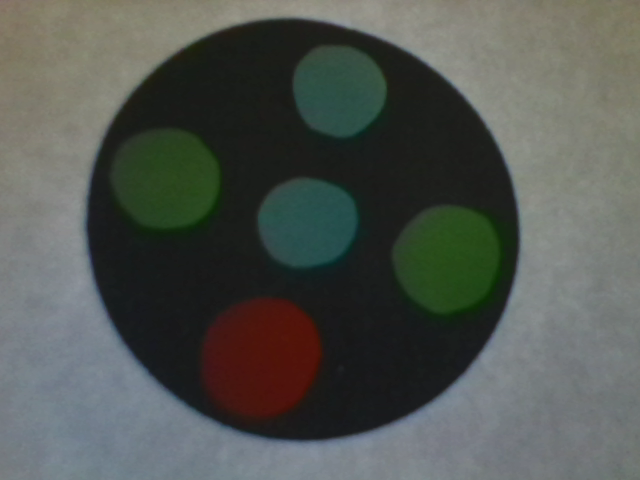
#> input picture images/robot.png, 640 x 480 px
$ python robot_id.py
#> lines starting #> are read from the running program, lines starting #| are printed output that depends on the picture; after the words box and inside, x2 and y2 are one past the last pixel; in counts of white or black regions, pixels touching at a corner belong together
"""
Сканирует маркеры и сопоставляет id, ориентацию роботов.
"""
import cv2 as cv
import numpy as np

class Robot:
    def __init__(self, num, orientation):
        self.id = num
        self.orientation = orientation

    def direction(func):
        # [10 lines left out: function decorator, not called in this run]
        return decorator

    # [6 lines left out: function check_orientation, not called in this run]

class Colour:
    def __init__(self, b, g, r, point):
        self.b, self.g, self.r = b, g, r
        self.point = point

    # [10 lines left out: function colour, not called in this run]

def nothing(x):
    pass

font = cv.FONT_HERSHEY_COMPLEX
robot = cv.imread('images/robot.png')
#> robot is the input picture: shape (480, 640, 3); mean B, G, R 81.5, 86.5, 82.2

cv.namedWindow('result')
cv.namedWindow('thresh')
cv.namedWindow('robot')

cv.createTrackbar('blocksize', 'robot', 27, 255, nothing)
cv.createTrackbar('const', 'robot', 1, 255, nothing)
cv.createTrackbar('blur', 'robot', 3, 255, nothing)
cv.createTrackbar('kernel', 'robot', 4, 255, nothing)

cv.createTrackbar('blocksize', 'thresh', 115, 255, nothing)
cv.createTrackbar('const', 'thresh', 13, 255, nothing)
cv.createTrackbar('blur', 'thresh', 0, 255, nothing)

database = {(2, 2, 1): Robot(4, 'brgg'), (1, 2, 2): Robot(7, 'gbrr')}

cam = cv.VideoCapture(0)
cam.set(cv.CAP_PROP_FRAME_WIDTH, 640)
cam.set(cv.CAP_PROP_FRAME_HEIGHT, 480)

def get_trackbar(window):
    blocksize = cv.getTrackbarPos('blocksize', window)
    if not blocksize % 2:
        blocksize += 1
    if blocksize <= 1:
        blocksize = 3
    const = cv.getTrackbarPos('const', window)
    blur = cv.getTrackbarPos('blur', window)
    if not blur % 2:
        blur += 1
    if blur <= 1:
        blur = 3
    return blocksize, const, blur

def get_threshold(image, blocksize, const, blur, invert=False, kernel=None):
    gray = cv.cvtColor(image, cv.COLOR_BGR2GRAY)
    adapt = cv.adaptiveThreshold(gray, 255, cv.ADAPTIVE_THRESH_MEAN_C, \
                                 cv.THRESH_BINARY, blocksize, const)
    if invert:
        adapt = cv.bitwise_not(adapt)
    if kernel is not None:
        adapt = cv.morphologyEx(adapt, cv.MORPH_OPEN, kernel)
    return cv.medianBlur(adapt, blur)

def is_circle(cont, min_area, ratio_prec, bounded=None):
    area = cv.contourArea(cont)
    _, _, width, height = cv.boundingRect(cont)
    hull = cv.convexHull(cont)
    hull_area = cv.contourArea(hull)
    if bounded is not None and area / cv.contourArea(bounded) > 0.1:
        return False
    return area > min_area and 1 - ratio_prec < width / height < 1 + ratio_prec and \
           0.9 < hull_area / area < 1.1

# [62 lines left out: functions is_inner, get_colour_bgr, show_colours_bgr, scan_code, not called in this run]

thresh = None
while True:
    _, frame = cam.read()
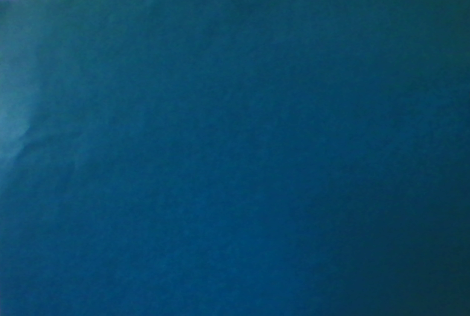
#> input picture images/blue.png, 470 x 316 px, given in place of the camera
#> frame is the input picture: shape (316, 470, 3); mean B, G, R 103.4, 71.8, 10.8
    blocksize1, const1, blur1 = get_trackbar('thresh')
    blurred = get_threshold(frame, blocksize1, const1, blur1, True)
#> in get_threshold, `gray = cv.cvtColor(image, cv.COLOR_BGR2GRAY)`:
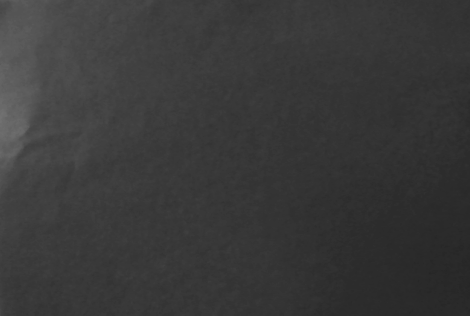
#> gray: shape (316, 470); min 37, max 113, mean 57.2
#> in get_threshold, `adapt = cv.adaptiveThreshold(gray, 255, cv.ADAPTIVE_THRESH_MEAN_C, \ c..`:
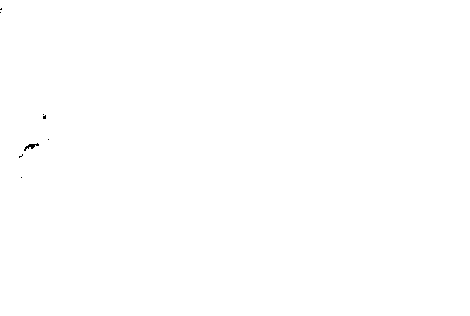
#> adapt: shape (316, 470); 100% white; black in thin lines or dots, all inside (x1, y1, x2, y2) = (0, 8, 49, 178)
#> in get_threshold, `return cv.medianBlur(adapt, blur)`: returned value: shape (316, 470); 0.03% white; 2 white regions (1 under 20 px)

    conts, _ = cv.findContours(blurred, cv.RETR_EXTERNAL, cv.CHAIN_APPROX_SIMPLE)
#> conts = 2 contours, 1 with area under 20; largest, box (x1, y1, x2, y2) and area: (24, 144, 39, 150) 28
    for c in conts:
        if is_circle(c, 500, 0.2):
#> in is_circle, `area = cv.contourArea(cont)`: area = 28.5
#> in is_circle, `_, _, width, height = cv.boundingRect(cont)`: width = 15; height = 6
#> in is_circle, `hull = cv.convexHull(cont)`: hull = [[38, 144], [37, 145], [32, 148], [25, 149], [24, 149], [25, 147], [26, 146], [29, 144]]
#> in is_circle, `hull_area = cv.contourArea(hull)`: hull_area = 40
            blocksize, const, blur = get_trackbar('robot')
            x, y, w, h = cv.boundingRect(c)
            circle = frame[y:y + h, x:x + w]
            thresh = scan_code(circle, (x, y), c, blocksize, const, blur)

    cv.imshow('result', frame)
    cv.imshow('thresh', blurred)
    if thresh is not None:
        cv.imshow('robot', thresh)

    if cv.waitKey(1) == ord('q'):
#> (key q is pressed here)
        break
